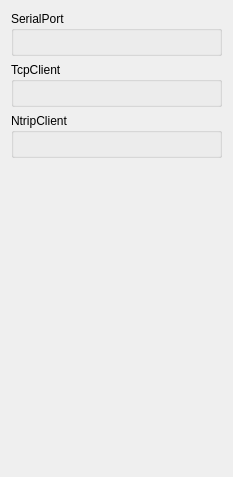
<?xml version="1.0" encoding="UTF-8"?>
<ui version="4.0">
 <class>StreamCombineClass</class>
 <widget class="QWidget" name="StreamCombineClass">
  <property name="geometry">
   <rect>
    <x>0</x>
    <y>0</y>
    <width>233</width>
    <height>477</height>
   </rect>
  </property>
  <property name="windowTitle">
   <string>StreamCombine</string>
  </property>
  <layout class="QVBoxLayout" name="verticalLayout">
   <item>
    <widget class="QGroupBox" name="SerialBox">
     <property name="title">
      <string>SerialPort</string>
     </property>
     <layout class="QVBoxLayout" name="verticalLayout_1"/>
    </widget>
   </item>
   <item>
    <widget class="QGroupBox" name="TcpBox">
     <property name="title">
      <string>TcpClient</string>
     </property>
     <layout class="QVBoxLayout" name="verticalLayout_2"/>
    </widget>
   </item>
   <item>
    <widget class="QGroupBox" name="NtripBox">
     <property name="title">
      <string>NtripClient</string>
     </property>
     <layout class="QVBoxLayout" name="verticalLayout_3"/>
    </widget>
   </item>
   <item>
    <spacer name="verticalSpacer">
     <property name="orientation">
      <enum>Qt::Vertical</enum>
     </property>
     <property name="sizeHint" stdset="0">
      <size>
       <width>20</width>
       <height>40</height>
      </size>
     </property>
    </spacer>
   </item>
  </layout>
 </widget>
 <layoutdefault spacing="6" margin="11"/>
 <resources/>
 <connections/>
</ui>
